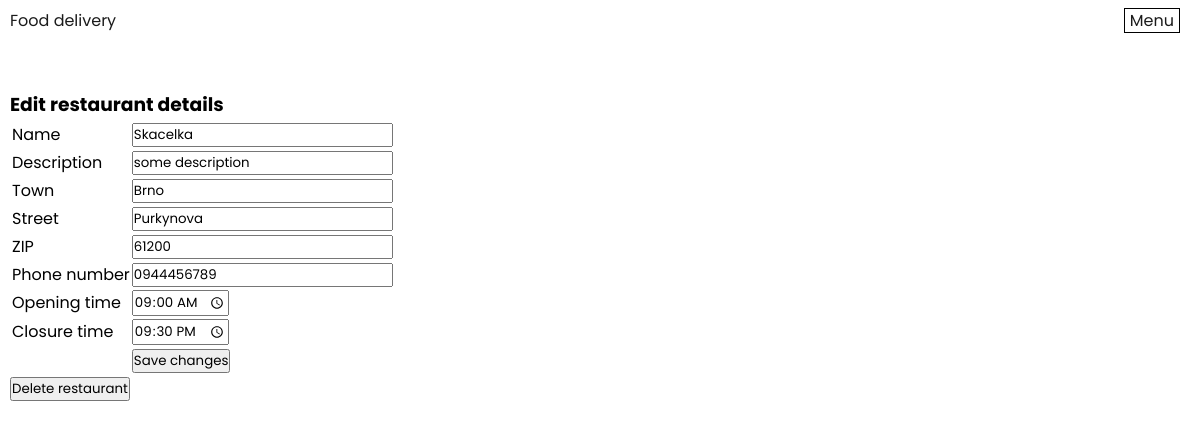
/editRestaurantPage.php?restaurantId=2 (signed in), run on the app's committed database.
### tables this page shows
CREATE TABLE restaurant (
  restaurantId INT AUTO_INCREMENT NOT NULL PRIMARY KEY,
  name TINYTEXT,
  description TEXT,
  town TINYTEXT,
  street TINYTEXT,
  zip INT,
  phoneNumber TINYTEXT,
  openingTime TIME,
  closureTime TIME
);

### editRestaurantPage.php (the view, shortened to what this page needs)
<?php
include "header.php";
include "dbConnect.php";
$restaurantId = $_GET["restaurantId"];
$stmt = $pdo->prepare("SELECT name, description, town, street, zip, phoneNumber, TIME_FORMAT(openingTime, '%H:%i'), TIME_FORMAT(closureTime, '%H:%i') FROM restaurant WHERE restaurantId = ?");
$stmt->execute(array($restaurantId));
$restaurant = $stmt->fetch(PDO::FETCH_ASSOC);
?>
<div class="main-page-container">
<h3>Edit restaurant details</h3>
<form action="processEditRestaurant.php" method="get">
    <table>
        <tr>
            <td><label>Name</label></td>
            <td><input type="text" name="name" required value=<?php echo "\"".$restaurant["name"]."\"" ?>></td>
        </tr>
        <tr>
            <td><label>Description</label></td>
            <td><input type="text" name="description" value=<?php echo "\"".$restaurant["description"]."\"" ?>></td>
        </tr>
        <tr>
            <td><label>Town</label></td>
            <td><input type="text" name="town" required value=<?php echo "\"".$restaurant["town"]."\"" ?>></td>
        </tr>
        <tr>
            <td><label>Street</label></td>
            <td><input type="text" name="street" required value=<?php echo "\"".$restaurant["street"]."\"" ?>></td>
        </tr>
        <tr>
            <td><label>ZIP</label></td>
            <td><input type="text" name="zip"  pattern="\d{5}" required value=<?php echo "\"".$restaurant["zip"]."\"" ?>></td>
        </tr>
        <tr>
            <td><label>Phone number</label></td>
            <td><input type="text" name="phoneNumber" required value=<?php echo "\"".$restaurant["phoneNumber"]."\"" ?>></td>
        </tr>
        <tr>
            <td><label>Opening time</label></td>
            <td><input type="time" step="60" name="openingTime" required value=<?php echo "\"".$restaurant["TIME_FORMAT(openingTime, '%H:%i')"]."\"" ?>></td>
        </tr>
        <tr>
            <td><label>Closure time</label></td>
            <td><input type="time" step="60"  name="closureTime" required value=<?php echo "\"".$restaurant["TIME_FORMAT(closureTime, '%H:%i')"]."\"" ?>></td>
        </tr>
        <tr>
            <td></td>
            <td><button type="submit">Save changes</button></td>
        </tr>
    </table>
</form>
<form action="processDeleteRestaurant.php">
    <button type="submit">Delete restaurant</button>
</form>
</div>

### styles/style.css (style rules this page uses)
* { box-sizing: border-box; margin: 0; padding: 0; font-family: 'Poppins', sans-serif; }
.main-page-container { max-width: 1300px; margin: 0 auto; padding: 0 10px; position: relative; }

### data on the page
restaurant: name "Skacelka", description "some description", town "Brno", street "Purkynova", zip "61200", phoneNumber "0944456789"
